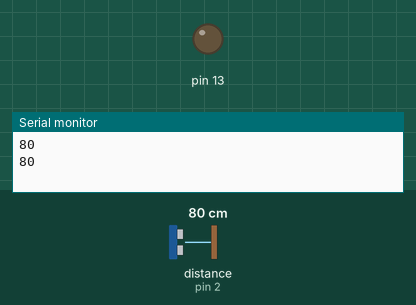
A sketch run on a simulated Arduino Uno, built with avr-gcc and run on an emulated ATmega328P. Parts: output pins drawn as LEDs (lit = HIGH), the last lines printed to the serial monitor. Wiring (inferred from the names in the program): ultrasonic range finder: trigger pin 3; echo pin 2. The test bench sets the inputs (shaded band); at power-on: distance to the obstacle (sensor on pin 2) 80 cm. The echo pulse lasts 58.3 µs per cm; pins used as bus, display or sensor lines are not drawn.

Above: at 1.8 s.
1.9 s: distance to the obstacle (sensor on pin 2) set to 55 cm
3.4 s: distance to the obstacle (sensor on pin 2) set to 48 cm
At 4.8 s:
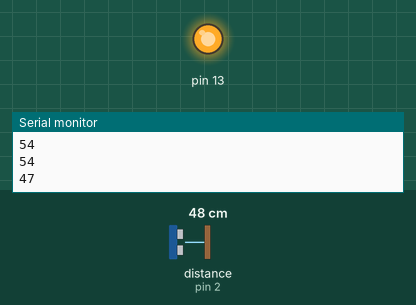
7.5 s: distance to the obstacle (sensor on pin 2) set to 60 cm
At 8.6 s:
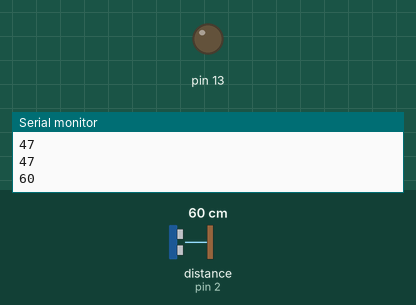
9.5 s: distance to the obstacle (sensor on pin 2) set to 2 cm
At 10.7 s:
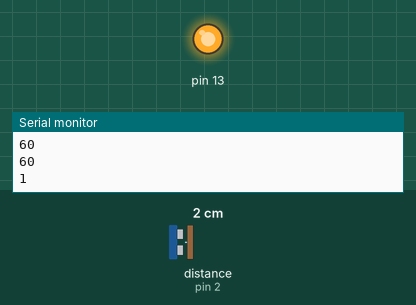
Timing chart, 0 to 12.5 s (numbered marks = the images above; inputs shaded):
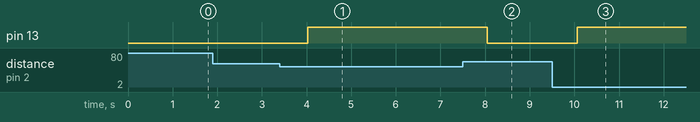

The sketch:

01bare_bones.ino
```cpp
// print distance to serial — hy_sr05
// Ty Seyoum

#define ECHOPIN 2 // Pin to receive echo pulse
#define TRIGPIN 3 // Pin to send trigger pulse

void setup() {
  Serial.begin(9600); //
  pinMode(13, OUTPUT);
  pinMode(ECHOPIN, INPUT);
  pinMode(TRIGPIN, OUTPUT);
}

void loop() {
  digitalWrite(13, LOW);
  digitalWrite(TRIGPIN, LOW); // Set the trigger pin to low for 2uS
  delay(1);
  digitalWrite(TRIGPIN, HIGH); // Send a 10uS high to trigger ranging
  delay(1);
  digitalWrite(TRIGPIN, LOW); // Send pin low again
  int distance = pulseIn(ECHOPIN, HIGH); // Read in times pulse
  distance = distance / 58; // Calculate distance from time of pulse
  if (distance <= 50) {
    digitalWrite(13, HIGH);
  }
  else {
    digitalWrite(13, LOW);
  }
  Serial.println(distance);
  delay(1000); // Wait 50mS before next ranging
}
```

Measured:
- the behaviour switches between 52 and 51 cm on distance to the obstacle (sensor on pin 2) (found by bisection; images 0 and 1)
- after the input at 3.4 s, pin 13: LOW → HIGH after 0.63 s
- after the input at 7.5 s, pin 13: HIGH → LOW after 0.55 s
- after the input at 9.5 s, pin 13: LOW → HIGH after 0.56 s
